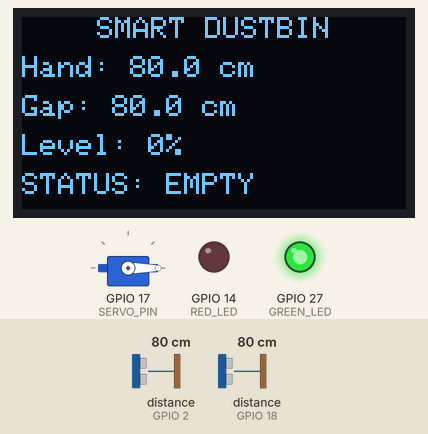
Bench run of a sketch on a simulated ESP32. On the bench: servo, 128×64 one-colour display, output pins drawn as LEDs (lit = HIGH). Wiring (inferred from the names in the program): 2 × ultrasonic range finder: trigger GPIO 4, echo GPIO 2 / trigger GPIO 5, echo GPIO 18. The test bench sets the inputs (shaded band); at power-on: distance to the obstacle (sensors on GPIO 2, GPIO 18) 80 cm. The echo pulse lasts 58.3 µs per cm; WiFi joins after 1.5 s; servers stay silent unless stated; pins used as bus, display or sensor lines are not drawn; what the sketch prints to the serial monitor is not drawn.

Above: at 6.7 s.
6.8 s: distance to the obstacle (sensor on GPIO 2) set to 9 cm
At 8.3 s:
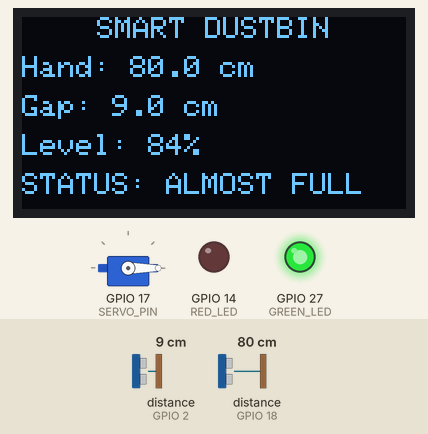
8.6 s: distance to the obstacle (sensor on GPIO 2) set to 6 cm
At 10.9 s:
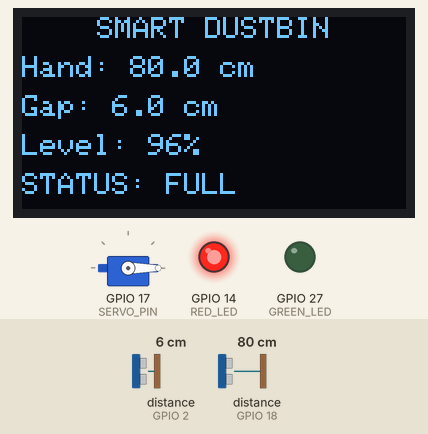
11.2 s: distance to the obstacle (sensor on GPIO 18) set to 12 cm
At 12.8 s:
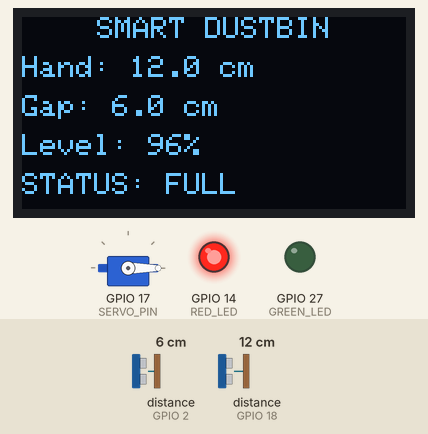
13.3 s: distance to the obstacle (sensor on GPIO 18) set to 9 cm
At 15.8 s:
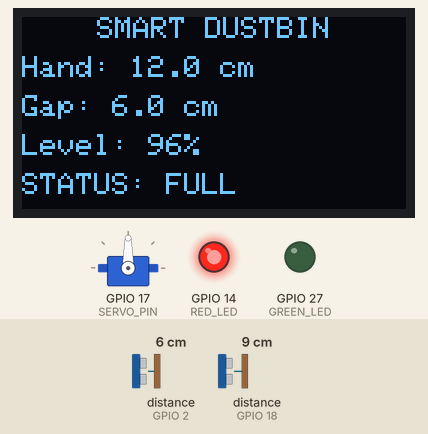
Timing chart, 0 to 17.3 s (numbered marks = the images above; inputs shaded):
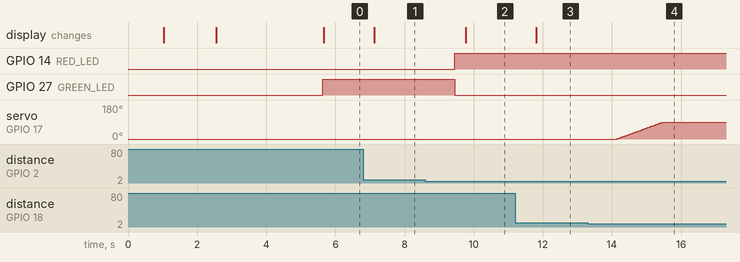

The sketch:

biomedical_waste.ino
```cpp
#include <WiFi.h>
#include <WiFiClientSecure.h>
#include <UniversalTelegramBot.h>

#include <Wire.h>
#include <Adafruit_GFX.h>
#include <Adafruit_SSD1306.h>
#include <ESP32Servo.h>

// =====================================================
// WIFI
// =====================================================

const char* ssid = "YOUR_WIFI_NAME";
const char* password = "YOUR_WIFI_PASSWORD";

// =====================================================
// TELEGRAM BOT
// =====================================================

#define BOT_TOKEN "YOUR_BOT_TOKEN"
#define CHAT_ID   "YOUR_CHAT_ID"

WiFiClientSecure client;
UniversalTelegramBot bot(BOT_TOKEN, client);

unsigned long lastTelegramCheck = 0;
const unsigned long telegramInterval = 1000;

// =====================================================
// OLED DISPLAY
// =====================================================

#define SCREEN_WIDTH 128
#define SCREEN_HEIGHT 64
#define OLED_RESET -1
#define OLED_ADDRESS 0x3C

#define OLED_SDA 21
#define OLED_SCL 22

Adafruit_SSD1306 display(
  SCREEN_WIDTH,
  SCREEN_HEIGHT,
  &Wire,
  OLED_RESET
);

// =====================================================
// ULTRASONIC SENSOR 1 - HUMAN DETECTION
// =====================================================

#define TRIG_HAND 5
#define ECHO_HAND 18

// =====================================================
// ULTRASONIC SENSOR 2 - GARBAGE LEVEL
// =====================================================

#define TRIG_LEVEL 4
#define ECHO_LEVEL 2

// =====================================================
// SERVO MOTOR
// =====================================================

#define SERVO_PIN 17

Servo lidServo;

#define LID_CLOSED 0
#define LID_OPEN 90

#define HAND_DISTANCE 10

// =====================================================
// LEDS
// =====================================================

#define GREEN_LED 27
#define RED_LED 14

// =====================================================
// DUSTBIN HEIGHT
// =====================================================

#define DUSTBIN_HEIGHT 30

// =====================================================
// TELEGRAM ALERT FLAGS
// =====================================================

bool fullMessageSent = false;
bool spaceMessageSent = false;

// =====================================================
// SERVO FUNCTION
// =====================================================

void openLid()
{
  Serial.println("LID OPENING");

  // OPEN LID
  for (int angle = LID_CLOSED; angle <= LID_OPEN; angle++)
  {
    lidServo.write(angle);
    delay(15);
  }

  Serial.println("LID OPEN");

  // TELEGRAM ALERT
  String message = "🗑️ SMART DUSTBIN\n\n";
  message += "👋 Hand Detected!\n";
  message += "🔓 Lid Opened\n";
  message += "⏱️ Lid will remain open for 3 seconds.";

  bot.sendMessage(CHAT_ID, message, "");

  // KEEP LID OPEN
  delay(3000);

  Serial.println("3 SECONDS COMPLETED");

  // CLOSE LID
  Serial.println("LID CLOSING");

  for (int angle = LID_OPEN; angle >= LID_CLOSED; angle--)
  {
    lidServo.write(angle);
    delay(15);
  }

  Serial.println("LID CLOSED");

  delay(500);
}

// =====================================================
// ULTRASONIC DISTANCE FUNCTION
// =====================================================

float getDistance(int trigPin, int echoPin)
{
  digitalWrite(trigPin, LOW);
  delayMicroseconds(2);

  digitalWrite(trigPin, HIGH);
  delayMicroseconds(10);

  digitalWrite(trigPin, LOW);

  long duration = pulseIn(echoPin, HIGH, 30000);

  if (duration == 0)
  {
    return -1;
  }

  float distance = duration * 0.0343 / 2;

  return distance;
}

// =====================================================
// CALCULATE GARBAGE LEVEL
// =====================================================

int calculateGarbageLevel(float gap)
{
  if (gap < 0)
  {
    return -1;
  }

  if (gap >= DUSTBIN_HEIGHT)
  {
    return 0;
  }

  if (gap <= 5)
  {
    return 100;
  }

  int level = map(
    (int)gap,
    DUSTBIN_HEIGHT,
    5,
    0,
    100
  );

  level = constrain(level, 0, 100);

  return level;
}

// =====================================================
// UPDATE OLED DISPLAY
// =====================================================

void updateDisplay(
  float handDistance,
  float garbageGap,
  int garbageLevel
)
{
  display.clearDisplay();

  display.setTextColor(SSD1306_WHITE);

  // TITLE
  display.setTextSize(1);
  display.setCursor(25, 0);
  display.println("SMART DUSTBIN");

  // HAND DISTANCE
  display.setCursor(0, 13);
  display.print("Hand: ");

  if (handDistance < 0)
  {
    display.println("ERROR");
  }
  else
  {
    display.print(handDistance, 1);
    display.println(" cm");
  }

  // GARBAGE GAP
  display.setCursor(0, 26);
  display.print("Gap: ");

  if (garbageGap < 0)
  {
    display.println("ERROR");
  }
  else
  {
    display.print(garbageGap, 1);
    display.println(" cm");
  }

  // GARBAGE LEVEL
  display.setCursor(0, 39);
  display.print("Level: ");

  if (garbageLevel < 0)
  {
    display.println("ERROR");
  }
  else
  {
    display.print(garbageLevel);
    display.println("%");
  }

  // STATUS
  display.setCursor(0, 52);

  if (garbageLevel < 0)
  {
    display.println("SENSOR ERROR");
  }
  else if (garbageLevel >= 90)
  {
    display.println("STATUS: FULL");
  }
  else if (garbageLevel >= 70)
  {
    display.println("STATUS: ALMOST FULL");
  }
  else if (garbageLevel >= 30)
  {
    display.println("STATUS: MEDIUM");
  }
  else
  {
    display.println("STATUS: EMPTY");
  }

  display.display();
}

// =====================================================
// TELEGRAM COMMAND HANDLER
// =====================================================

void handleTelegramMessages(
  float handDistance,
  float garbageGap,
  int garbageLevel
)
{
  int numNewMessages = bot.getUpdates(bot.last_message_received + 1);

  while (numNewMessages)
  {
    for (int i = 0; i < numNewMessages; i++)
    {
      String chat_id = bot.messages[i].chat_id;
      String text = bot.messages[i].text;

      // -----------------------------------------------
      // START COMMAND
      // -----------------------------------------------

      if (text == "/start")
      {
        String message = "🗑️ SMART DUSTBIN\n\n";
        message += "Welcome!\n\n";
        message += "Available commands:\n";
        message += "/status - View dustbin status\n";
        message += "/help - Show commands";

        bot.sendMessage(chat_id, message, "");
      }

      // -----------------------------------------------
      // STATUS COMMAND
      // -----------------------------------------------

      else if (text == "/status")
      {
        String message = "🗑️ SMART DUSTBIN STATUS\n\n";

        // Hand
        message += "👋 Hand Distance: ";

        if (handDistance < 0)
        {
          message += "ERROR\n";
        }
        else
        {
          message += String(handDistance, 1);
          message += " cm\n";
        }

        // Gap
        message += "📏 Garbage Gap: ";

        if (garbageGap < 0)
        {
          message += "ERROR\n";
        }
        else
        {
          message += String(garbageGap, 1);
          message += " cm\n";
        }

        // Level
        message += "📊 Garbage Level: ";

        if (garbageLevel < 0)
        {
          message += "ERROR\n";
        }
        else
        {
          message += String(garbageLevel);
          message += "%\n";
        }

        // Status
        message += "\n";

        if (garbageLevel < 0)
        {
          message += "⚠️ Status: SENSOR ERROR";
        }
        else if (garbageLevel >= 90)
        {
          message += "🚨 Status: FULL";
        }
        else if (garbageLevel >= 70)
        {
          message += "⚠️ Status: ALMOST FULL";
        }
        else if (garbageLevel >= 30)
        {
          message += "🟡 Status: MEDIUM";
        }
        else
        {
          message += "🟢 Status: EMPTY";
        }

        bot.sendMessage(chat_id, message, "");
      }

      // -----------------------------------------------
      // HELP COMMAND
      // -----------------------------------------------

      else if (text == "/help")
      {
        String message = "🗑️ SMART DUSTBIN\n\n";
        message += "/start - Start bot\n";
        message += "/status - Current dustbin status\n";
        message += "/help - Show commands";

        bot.sendMessage(chat_id, message, "");
      }
    }

    numNewMessages = bot.getUpdates(bot.last_message_received + 1);
  }
}

// =====================================================
// SETUP
// =====================================================

void setup()
{
  Serial.begin(115200);

  // ===================================================
  // ULTRASONIC SENSOR 1
  // ===================================================

  pinMode(TRIG_HAND, OUTPUT);
  pinMode(ECHO_HAND, INPUT);

  // ===================================================
  // ULTRASONIC SENSOR 2
  // ===================================================

  pinMode(TRIG_LEVEL, OUTPUT);
  pinMode(ECHO_LEVEL, INPUT);

  // ===================================================
  // LEDS
  // ===================================================

  pinMode(GREEN_LED, OUTPUT);
  pinMode(RED_LED, OUTPUT);

  digitalWrite(GREEN_LED, LOW);
  digitalWrite(RED_LED, LOW);

  // ===================================================
  // SERVO
  // ===================================================

  lidServo.setPeriodHertz(50);

  lidServo.attach(
    SERVO_PIN,
    500,
    2400
  );

  lidServo.write(LID_CLOSED);

  delay(1000);

  // ===================================================
  // OLED
  // ===================================================

  Wire.begin(
    OLED_SDA,
    OLED_SCL
  );

  if (!display.begin(
        SSD1306_SWITCHCAPVCC,
        OLED_ADDRESS))
  {
    Serial.println("OLED NOT FOUND");

    while (true)
    {
      delay(100);
    }
  }

  // ===================================================
  // WIFI
  // ===================================================

  Serial.println();
  Serial.println("Connecting to WiFi...");

  WiFi.begin(ssid, password);

  while (WiFi.status() != WL_CONNECTED)
  {
    delay(500);
    Serial.print(".");
  }

  Serial.println();
  Serial.println("WiFi Connected!");

  Serial.print("IP Address: ");
  Serial.println(WiFi.localIP());

  // ===================================================
  // TELEGRAM SSL
  // ===================================================

  client.setInsecure();

  Serial.println("Telegram Bot Ready");

  // ===================================================
  // WELCOME SCREEN
  // ===================================================

  display.clearDisplay();

  display.setTextColor(SSD1306_WHITE);

  display.setTextSize(2);
  display.setCursor(10, 15);
  display.println("WELCOME");

  display.setTextSize(1);
  display.setCursor(30, 40);
  display.println("SMART DUSTBIN");

  display.display();

  delay(3000);

  // ===================================================
  // SERIAL MESSAGE
  // ===================================================

  Serial.println();
  Serial.println("==============================");
  Serial.println("     SMART DUSTBIN STARTED");
  Serial.println("==============================");
  Serial.println();

  Serial.println("Servo: GPIO 17");
  Serial.println("Hand Sensor: GPIO 5 / GPIO 18");
  Serial.println("Level Sensor: GPIO 4 / GPIO 2");
  Serial.println("Green LED: GPIO 27");
  Serial.println("Red LED: GPIO 14");
  Serial.println("Telegram: ENABLED");
  Serial.println();
}

// =====================================================
// MAIN LOOP
// =====================================================

void loop()
{
  // ===================================================
  // READ HAND SENSOR
  // ===================================================

  float handDistance = getDistance(
    TRIG_HAND,
    ECHO_HAND
  );

  delay(50);

  // ===================================================
  // READ GARBAGE LEVEL SENSOR
  // ===================================================

  float garbageGap = getDistance(
    TRIG_LEVEL,
    ECHO_LEVEL
  );

  // ===================================================
  // CALCULATE GARBAGE LEVEL
  // ===================================================

  int garbageLevel = calculateGarbageLevel(
    garbageGap
  );

  // ===================================================
  // HAND DETECTION
  // =====================================================

  static bool handDetected = false;

  if (handDistance > 0 && handDistance < HAND_DISTANCE)
  {
    if (!handDetected)
    {
      handDetected = true;

      Serial.println();
      Serial.println("HAND DETECTED - LESS THAN 10 CM");

      openLid();
    }
  }
  else
  {
    handDetected = false;
  }

  // ===================================================
  // LED STATUS
  // ===================================================

  if (garbageLevel >= 90)
  {
    digitalWrite(GREEN_LED, LOW);
    digitalWrite(RED_LED, HIGH);

    // -----------------------------------------------
    // SEND FULL ALERT ONLY ONCE
    // -----------------------------------------------

    if (!fullMessageSent)
    {
      String message = "🚨 SMART DUSTBIN ALERT!\n\n";
      message += "🗑️ Dustbin is FULL\n";
      message += "📊 Garbage Level: ";
      message += String(garbageLevel);
      message += "%\n";
      message += "📏 Gap: ";
      message += String(garbageGap, 1);
      message += " cm\n\n";
      message += "⚠️ Please empty the dustbin.";

      bot.sendMessage(CHAT_ID, message, "");

      fullMessageSent = true;
      spaceMessageSent = false;
    }
  }
  else
  {
    digitalWrite(GREEN_LED, HIGH);
    digitalWrite(RED_LED, LOW);

    // -----------------------------------------------
    // SEND SPACE AVAILABLE MESSAGE ONCE
    // -----------------------------------------------

    if (fullMessageSent)
    {
      String message = "✅ SMART DUSTBIN UPDATE\n\n";
      message += "🗑️ Dustbin has space available.\n";
      message += "📊 Current Level: ";
      message += String(garbageLevel);
      message += "%";

      bot.sendMessage(CHAT_ID, message, "");

      fullMessageSent = false;
      spaceMessageSent = true;
    }
  }

  // ===================================================
  // SERIAL MONITOR
  // ===================================================

  Serial.print("Hand: ");

  if (handDistance < 0)
  {
    Serial.print("ERROR");
  }
  else
  {
    Serial.print(handDistance, 1);
    Serial.print(" cm");
  }

  Serial.print(" | Gap: ");

  if (garbageGap < 0)
  {
    Serial.print("ERROR");
  }
  else
  {
    Serial.print(garbageGap, 1);
    Serial.print(" cm");
  }

  Serial.print(" | Level: ");

  if (garbageLevel < 0)
  {
    Serial.println("ERROR");
  }
  else
  {
    Serial.print(garbageLevel);
    Serial.println("%");
  }

  // ===================================================
  // OLED
  // ===================================================

  updateDisplay(
    handDistance,
    garbageGap,
    garbageLevel
  );

  // ===================================================
  // TELEGRAM COMMAND CHECK
  // ===================================================

  if (millis() - lastTelegramCheck > telegramInterval)
  {
    handleTelegramMessages(
      handDistance,
      garbageGap,
      garbageLevel
    );

    lastTelegramCheck = millis();
  }

  delay(500);
}
```

Measured:
- the behaviour switches between 8 and 7 cm on distance to the obstacle (sensor on GPIO 2) (found by bisection; images 1 and 2)
- the behaviour switches between 11 and 10 cm on distance to the obstacle (sensor on GPIO 18) (found by bisection; images 3 and 4)
- after the input at 6.8 s, the display: changes after 0.33 s (image 1)
- after the input at 8.6 s, GPIO 14 (RED_LED): LOW → HIGH after 0.85 s; GPIO 27 (GREEN_LED): HIGH → LOW after 0.85 s; the display: changes after 1.2 s (image 2)
- after the input at 11.2 s, the display: changes after 0.62 s (image 3)
- after the input at 13.3 s, servo on GPIO 17 (SERVO_PIN): moves from 0° to 90° over 1.4 s, starting after 0.84 s
